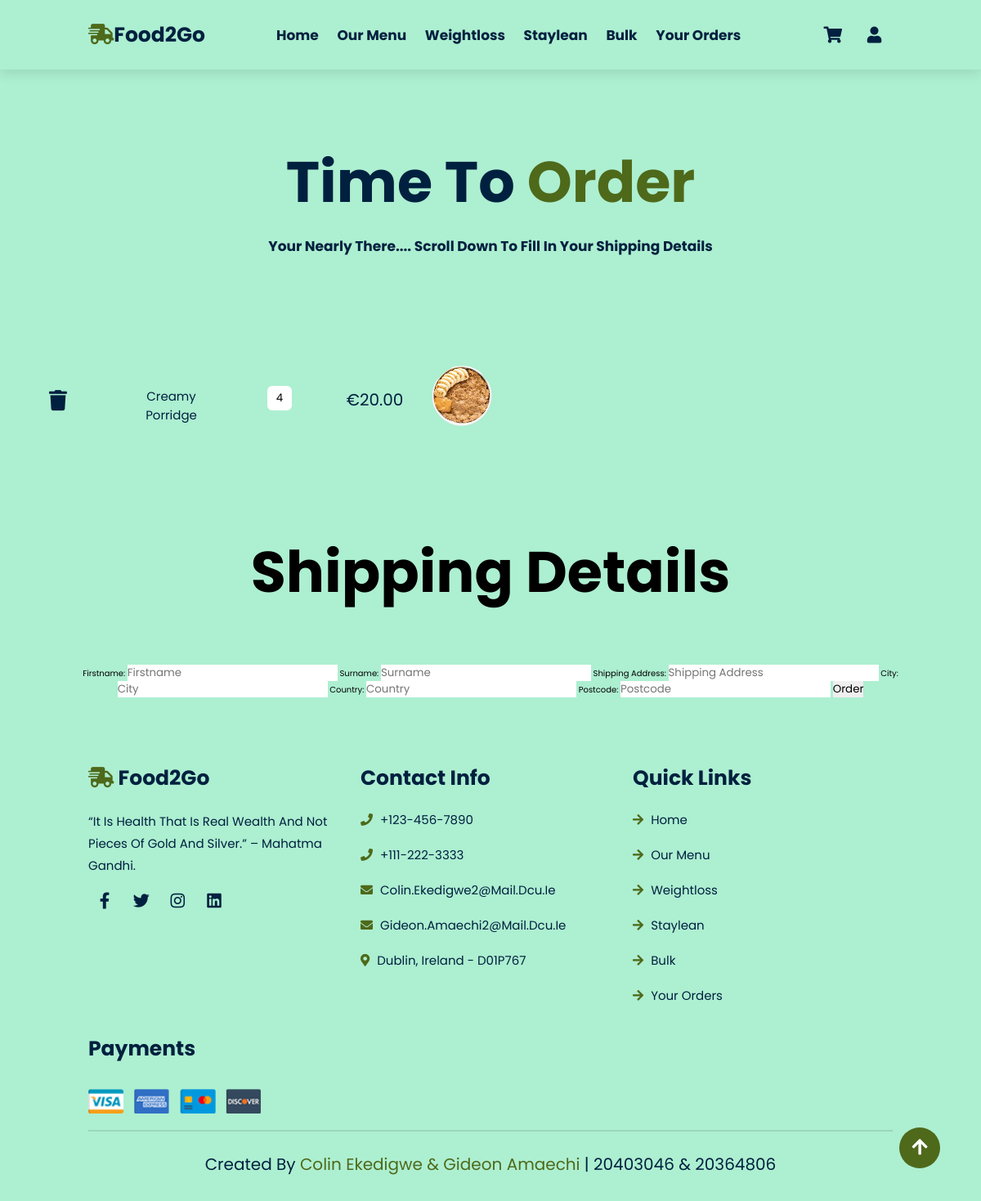
/order/ (signed in), run on the app's committed database.
### f2gshop/models.py (models this page shows, shortened)
class BasketItem(models.Model):
    id = models.AutoField(primary_key=True)
    basket_id = models.ForeignKey(Basket, on_delete=models.CASCADE)
    product_id = models.ForeignKey(Product, on_delete=models.CASCADE)
    quantity = models.IntegerField(default=1)
    def price(self):
        return self.product_id.price * self.quantity

class Product(models.Model):
    id = models.AutoField(primary_key=True)
    name = models.CharField(max_length=200, null=False)
    description = models.TextField(null=True)
    ingredients = models.TextField(null=True)
    nutritional_information = models.TextField(null=True)
    macros = models.TextField(null=True)
    allergens = models.TextField(null=True)
    recipe = models.TextField(null=True)
    price = models.DecimalField(max_digits=6 , decimal_places=2, default=0.0) # 9999.99
    image = models.FileField(upload_to='products', null=True)

### f2gshop/views.py (the view)
# urls.py: path('order/', views.order, name="order"),
@login_required
def order(request):
    user = request.user
    basket = Basket.objects.filter(user_id=user, is_active=True).first()
    if basket is None:
        return redirect("/")
    sbi = BasketItem.objects.filter(basket_id=basket)
    if not sbi.exists(): #if there are no items
        return redirect("/")
    if request.method == 'POST':
        form = OrderForm(request.POST)
        if form.is_valid():
            order = form.save(commit=False)
            order.user_id = user
            order.basket_id = basket
            total = 0.0
            for item in sbi:
                total += float(item.price())
            order.total_price = total
            order.save()
            basket.is_active = False
            basket.save()
            return render(request, 'ordercomplete.html', {'order':order, 'basket':basket, 'sbi':sbi})
        else:
            return render(request, 'orderform.html', {'form':form, 'basket':basket, 'sbi':sbi})
    else:
        form = OrderForm()
        return render(request, 'orderform.html', {'form':form, 'basket':basket, 'sbi':sbi})

### f2gshop/forms.py
class OrderForm(ModelForm):
    name = forms.CharField(label="firstname", widget=forms.TextInput(attrs={'placeholder': 'Firstname'}))
    sname = forms.CharField(label="surname", widget=forms.TextInput(attrs={'placeholder': 'Surname'}))
    shipping_address = forms.CharField(label="Shipping address", widget=forms.TextInput(attrs={'placeholder': 'Shipping Address'}))
    city = forms.CharField(label="city", widget=forms.TextInput(attrs={'placeholder': 'city'}))
    country = forms.CharField(label="country", widget=forms.TextInput(attrs={'placeholder': 'country'}))
    postcode = forms.CharField(label="postcode", widget=forms.TextInput(attrs={'placeholder': 'postcode'}))
    class Meta:
        model=Order
        fields = ['name', 'sname', 'shipping_address', 'city', 'country', 'postcode']

### f2gshop/templates/orderform.html (shortened to what this page needs)
{% load static %}
<!DOCTYPE html>
<html lang="en">
<head>
    <link rel="stylesheet" href="https://unpkg.com/swiper@7/swiper-bundle.min.css" />
    <link rel="stylesheet" href="https://cdnjs.cloudflare.com/ajax/libs/font-awesome/5.15.4/css/all.min.css">
    <link rel="stylesheet" href="{% static 'css/orderform.css' %}">
</head>
<body>
    <header class="header">
        <a href="/" class="logo"><i class="fas fa-shipping-fast"></i>Food2Go</a>
        <nav class="navbar">
            <a href="/">home</a>
            <a href="/ourmenu">our menu</a>
            <a href="/weightloss">weightloss</a>
            <a href="/staylean">staylean</a>
            <a href="/bulk">bulk</a>
            <a href="/previous_orders">your orders </a>
        </nav>
        <div class="icons">
            <div class="fas fa-shopping-cart" id="cart-btn"></div>
            <div class="fas fa-user" id="login-btn"></div>
        </div>
    </header>
    <section class="home" id="home">
        <div class="content">
            <h3>Time to <span>Order</span></h3>
            <p style="color:#00203fff; font-weight:bold;">Your Nearly there.... scroll down to fill in your shipping details</p>
        </div>
    </section>
    {% for item in sbi %}
    <div class="item">
        <div class="buttons" style="font-size: 25px;">
            <a href='/removeitem/{{item.id}}'><i class="fas fa-trash"></i></a>
        </div>
        <div class="description">
            <span style="color:#00203fff; font-weight: 400; text-align: center; margin-top: 16px; font-size: 15px">{{item.product_id.name}}</span>
        </div>
        <div class="quantity" style="margin-top: 5px;">
            <button class="plus-btn" style="background-color: #fff" type="button" name="button">
                {{item.quantity}}
            </button>
        </div>
        <div class="total-price" style="font-weight: 400; font-size: 20px">€{{item.price}}</div>
        <div class="image">
           <img src="{{item.product_id.image.url}}" width="100%" height="100%" style="text-align: center"/>
        </div>
    </div>
    {% endfor %}
    <form method="POST", action="." style="margin-top:100px; text-align: center;">
        <h3 style="font-size:7rem; margin-bottom: 60px;">Shipping <span>details</span></h3>
        {{form.as_table}}
        <button type="submit" style="cursor:pointer">Order</button>
    </form>
    <section class="footer" style="margin-top:50px">
        <div class="box-container">
            <div class="box">
                <h3> <i class="fas fa-shipping-fast"></i> Food2Go </h3>
                <p>“It Is Health That Is Real Wealth And Not Pieces Of Gold And Silver.” – Mahatma Gandhi.</p>
                <div class="share">
                    <a href="https://www.facebook.com/" class="fab fa-facebook-f"></a>
                    <a href="https://twitter.com/" class="fab fa-twitter"></a>
                    <a href="https://www.instagram.com/" class="fab fa-instagram"></a>
                    <a href="https://ie.linkedin.com/" class="fab fa-linkedin"></a>
                </div>
            </div>
            <div class="box">
                <h3>contact info</h3>
                <a href="#" onclick="return false;" class="links"> <i class="fas fa-phone"></i> +123-456-7890 </a>
                <a href="#" onclick="return false;" class="links"> <i class="fas fa-phone"></i> +111-222-3333 </a>
                <a href="https://mail.google.com/mail/u/0/#inbox" class="links"> <i class="fas fa-envelope"></i> colin.ekedigwe2@mail.dcu.ie </a>
                <a href="https://mail.google.com/mail/u/0/#inbox" class="links"> <i class="fas fa-envelope"></i> gideon.amaechi2@mail.dcu.ie </a>
                <a href="https://www.google.com/maps/place/North+City,+Dublin+1,+D01+P767/@53.3503011,-6.2562243,15z/data=!3m1!4b1!4m5!3m4!1s0x48670e85f02ee71d:0x9f56abb85cd807b7!8m2!3d53.3503017!4d-6.2562243" class="links"> <i class="fas fa-map-marker-alt"></i> dublin, ireland - D01P767 </a>
            </div>
            <div class="box">
                <h3>quick links</h3>
                <a href="/" class="links"> <i class="fas fa-arrow-right"></i> home </a>
                <a href="/ourmenu" class="links"> <i class="fas fa-arrow-right"></i> our menu </a>
                <a href="/weightloss" class="links"> <i class="fas fa-arrow-right"></i> weightloss </a>
                <a href="/staylean" class="links"> <i class="fas fa-arrow-right"></i> staylean </a>
                <a href="/bulk" class="links"> <i class="fas fa-arrow-right"></i> bulk </a>
                <a href="/previous_orders" class="links"> <i class="fas fa-arrow-right"></i> your orders </a>
            </div>
            <div class="box">
                <h3>payments</h3>
                <img src="{% static 'img/payment.png' %}" class="payment-img" alt="Payment">
            </div>
        </div>
        <div class="credit"> created by <span> Colin Ekedigwe & Gideon Amaechi </span> | 20403046 & 20364806 </div>
    </section>
    <a class="gotopbtn" href="#"> <i class="fas fa-arrow-up"></i></a>
</body>
</html>

### f2gshop/static/css/orderform.css (style rules this page uses)
:root { --black:#130f40; --mint: #adefd1ff; --dark-green:#4e691a; --dark-blue:#00203fff ; --box-shadow:0 .5rem 1.5rem rgba(0,0,0,.1); --border:.2rem solid rgba(0,0,0,.1); --outline:.1rem solid rgba(0,0,0,.1); --outline-hover:.2rem solid var(--black); }
* { font-family: 'Poppins', sans-serif; margin:0; padding:0; box-sizing: border-box; outline: none; border:none; text-decoration: none; text-transform: capitalize; transition: all .2s linear; }
html { font-size: 62.5%; overflow-x: hidden; scroll-behavior: smooth; scroll-padding-top: 7rem; }
body { background:var(--mint); }
section { padding:2rem 9%; }
.header { position: fixed; top:0; left:0; right: 0; z-index: 1000; display: flex; align-items: center; justify-content: space-between; padding:2rem 9%; background:var(--mint); box-shadow: var(--box-shadow); }
.header .logo { font-size: 2.5rem; font-weight: bolder; color:var(--dark-blue); }
.header .logo i { color:var(--dark-green); }
.header .navbar a { font-size: 1.7rem; font-weight: bolder; margin:0 1rem; color:var(--dark-blue); }
.header .icons div { height: 4.5rem; width: 4.5rem; line-height: 4.5rem; border-radius: .5rem; background: var(--mint); color:var(--dark-blue); font-size: 2rem; margin-left: .3rem; cursor: pointer; text-align: center; }
.home { display: flex; align-items: center; justify-content: center; background-position: center; background-size: cover; padding-top: 17rem; padding-bottom: 10rem; }
.home .content { text-align: center; width:80rem; }
.home .content h3 { color:var(--dark-blue); font-size: 7rem; }
.home .content h3 span { color:var(--dark-green); }
.home .content p { color:var(--dark-blue); font-size: 1.7rem; padding:1rem 0; line-height: 1.8; }
.item { padding: 20px 30px; height: 120px; display: flex; }
.buttons { position: relative; padding-top: 30px; margin-right: 60px; }
.image { margin-right: 50px; margin-top: -5px; }
.description { padding-top: 10px; margin-right: 60px; width: 115px; }
.description span { display: block; font-size: 14px; }
.quantity { padding-top: 20px; margin-right: 60px; }
.item .buttons { width: 32px; height: 32px; font-size: 20px; line-height: 20px; margin-left: 30px; }
.buttons i { color: #00203fff; }
button[class*=btn] { width: 30px; height: 30px; background-color: #E1E8EE; border-radius: 6px; border: none; cursor: pointer; }
.total-price { width: 83px; padding-top: 27px; text-align: center; font-size: 16px; color: #00203fff; font-weight: 300; }
.gotopbtn { position: fixed; border-radius: 50%; width: 50px; height: 50px; background: var(--dark-green); bottom: 40px; right: 50px; text-decoration: none; text-align: center; line-height: 50px; color: white; font-size: 22px; }
.footer .box-container { display: grid; grid-template-columns: repeat(auto-fit, minmax(25rem, 1fr)); gap:1.5rem; }
.footer .box-container .box h3 { font-size: 2.5rem; color:var(--dark-blue); padding:1rem 0; }
.footer .box-container .box h3 i { color: var(--dark-green); }
.footer .box-container .box .links { display: block; font-size: 1.5rem; color:var(--dark-blue); padding:1rem 0; }
.footer .box-container .box .links i { color:var(--dark-green); padding-right: .5rem; }
.footer .box-container .box p { line-height: 1.8; font-size: 1.5rem; color:var(--dark-blue); padding:1rem 0; }
.footer .box-container .box .share a { height:4rem; width:4rem; line-height:4rem; border-radius: .5rem; font-size: 2rem; color:var(--dark-blue); margin-right: .2rem; background: var(--mint); text-align: center; }
.footer .box-container .box .payment-img { margin-top: 2rem; height: 3rem; display: block; }
.footer .credit { text-align: center; margin-top: 2rem; padding:1rem; padding-top: 2.5rem; font-size: 2rem; color:var(--dark-blue); border-top: var(--border); }
.footer .credit span { color:var(--dark-green); }

### data on the page
BasketItem: product_id.name "Creamy Porridge", quantity "4", price "20.00", product_id.image (picture)
